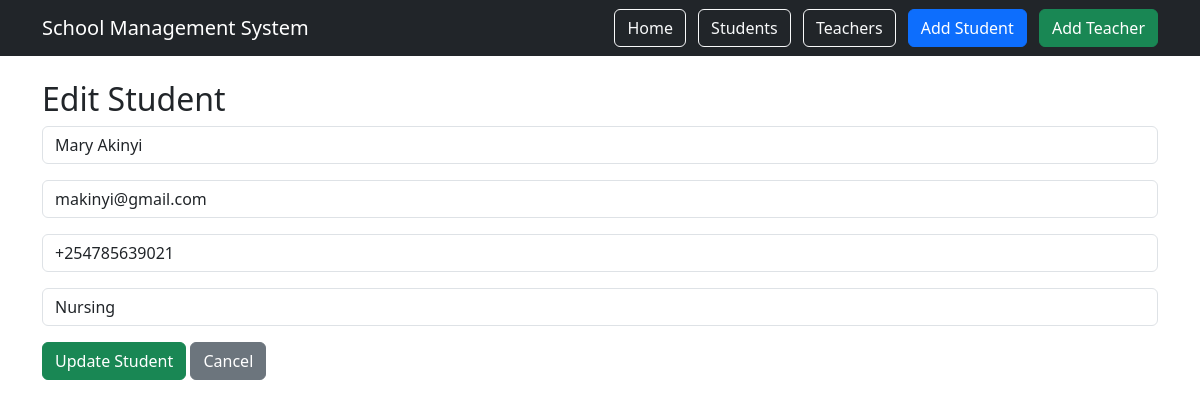
Before: /students/edit/2/ with the older database file.
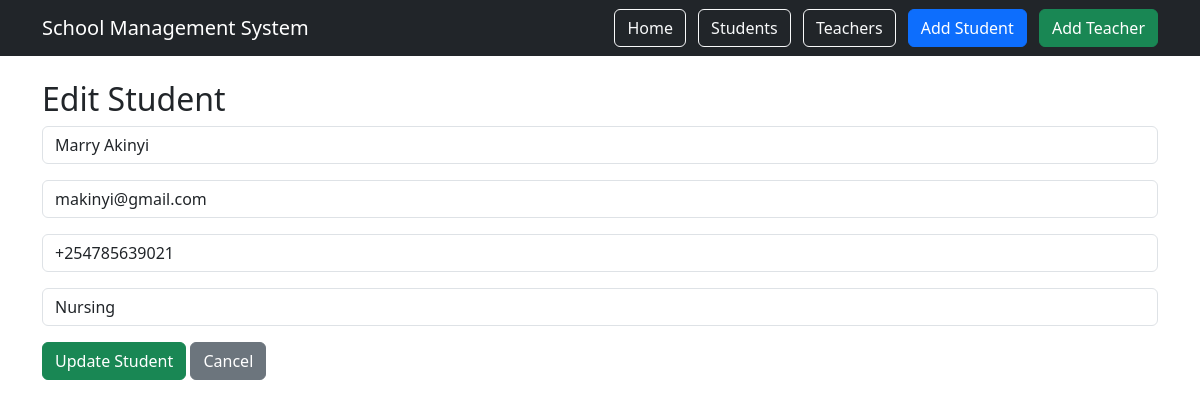
After: the same page with the newer database file.
### students/models.py (models this page shows, shortened)
class Student(models.Model):
    name = models.CharField(max_length=100)
    email = models.EmailField()
    phone = models.CharField(max_length=100)
    course = models.CharField(max_length=100)
    age = models.PositiveIntegerField(default=18)
    gender = models.CharField(max_length=10, default="Not Specified")

### students/views.py (the view, shortened to what this page needs)
# urls.py: path('students/edit/<int:id>/', views.edit_student, name='edit_student'),
def edit_student(request, id):
    student = get_object_or_404(Student, id=id)
    return render(request, "students_crud/edit_student.html", {
        "student": student
    })

### templates/students_crud/edit_student.html (shortened to what this page needs)
{% extends 'base.html' %}
{% block content %}
<h2>Edit Student</h2>
<form method="POST">
    <input
        type="text"
        name="name"
        value="{{ student.name }}"
        class="form-control mb-3"
        required>
    <input
        type="email"
        name="email"
        value="{{ student.email }}"
        class="form-control mb-3"
        required>
    <input
        type="text"
        name="phone"
        value="{{ student.phone }}"
        class="form-control mb-3"
        required>
    <input
        type="text"
        name="course"
        value="{{ student.course }}"
        class="form-control mb-3"
        required>
    <button type="submit" class="btn btn-success">
        Update Student
    </button>
    <a href="{% url 'student_list' %}" class="btn btn-secondary">
        Cancel
    </a>
</form>
{% endblock %}

Changed rows visible on the page:
changed Student "makinyi@gmail.com": name "Mary Akinyi" → "Marry Akinyi"
